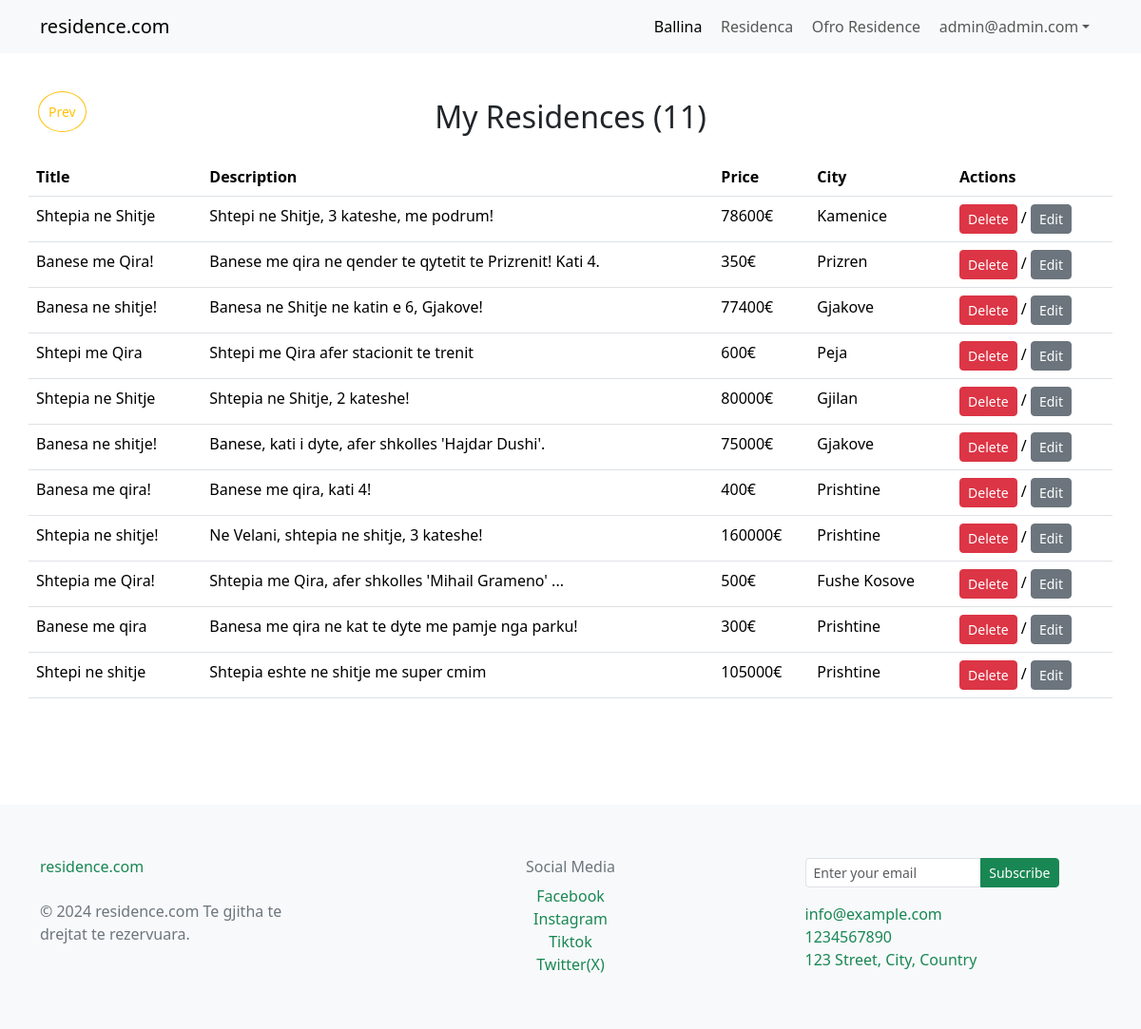
Screenshot of /manageResidences.php (signed in) with the database file from the repository.
### tables this page shows
CREATE TABLE `residence` (
  `id` int(11) NOT NULL,
  `typeid` int(11) NOT NULL,
  `title` varchar(100) NOT NULL,
  `description` varchar(250) NOT NULL,
  `neighborhood` varchar(50) NOT NULL,
  `city` varchar(50) NOT NULL,
  `street` varchar(100) NOT NULL,
  `squaremeters` int(11) NOT NULL,
  `rooms` int(11) NOT NULL,
  `price` float NOT NULL,
  `tel` varchar(100) NOT NULL,
  `image` varchar(250) NOT NULL DEFAULT 'no-image.jpg',
  `userid` int(11) NOT NULL,
  `status` enum('Me Qira','Ne Shitje') NOT NULL,
  `created_at` timestamp NOT NULL DEFAULT current_timestamp(),
  `updated_at` timestamp NOT NULL DEFAULT current_timestamp() ON UPDATE current_timestamp()
);

### includes/crud.php (called while the page is built, shortened)
<?php
class CRUD{
    private $pdo;
    function __construct($pdo) {
        $this -> pdo = $pdo;
    }
    public function select($table, $columns = [], $where = [],  $limit, $sort){
        $where = $this->where($where);
        $kolonat = $this->columns($columns);
        $limit = ($limit > 0) ? ' LIMIT  ' .$limit  :  ' ';
        $sort = ($sort == '') ? ' ORDER BY id DESC  '  : ' ORDER BY ' . $sort . ' ';
        $sql = "SELECT $kolonat FROM $table $where $sort $limit";
        return $this->pdo->query($sql);
    }
    private function where($where = []) {
        $where_statement = '';
        return $where_statement;
    }
    private function columns($columns = []){
        if(count($columns) == 0){
            return " * ";
        }
        else{
            return implode(", ", $columns);
        }
    }
}

### manageResidences.php (the view, shortened to what this page needs)
<?php include('includes/header.php'); ?>
<?php
$residences = (new CRUD($pdo))->select('residence',[],[],'','');
$residences = $residences->fetchAll();
?>
<?php
    if(isset($_SESSION['logged_in']) && $_SESSION['logged_in'] == true):
    if(isset($_SESSION['isadmin']) && $_SESSION['isadmin'] == 1):
?>
    <section class="myresidences py-5">
        <div class="container">
        <?php if(count($residences) > 0): ?>
            <h2 class="text-center">My Residences (<?= count($residences); ?>)</h2>
        <div class="row mt-4">
            <table class="table">
                <tr>
                    <th>Title</th>
                    <th>Description</th>
                    <th>Price</th>
                    <th>City</th>
                    <th>Actions</th>
                </tr>
            <?php foreach($residences as $residence): ?>
                <tr>
                    <td><?= $residence['title'] ?></td>
                    <td><?= $residence['description'] ?></td>
                    <td><?= $residence['price'] ?>&euro;</td>
                    <td><?= $residence['city'] ?></td>
                    <td>
                        <a href="?action=delete&id=<?=$residence['id'];?>" class="btn btn-sm btn-danger" onclick="return confirm('Are you sure?');">Delete</a> /
                        <a href="?action=edit&id=<?=$residence['id'];?>" class="btn btn-sm btn-secondary">Edit</a>
                    </td>
                </tr>
                <?php endforeach; ?>
            </table>
            <?php else: echo '<p>0 residences </p>'; ?>
        </div>
        <?php endif; ?>
        </div>
    </section>
<?php else: header('location:index.php');?>
<?php endif; endif; ?>
<?php include('includes/footer.php'); ?>

### rows the page displays
residence: title "Shtepia ne Shitje", description "Shtepi ne Shitje, 3 kateshe, me podrum!", price "78600", city "Kamenice"
residence: title "Banese me Qira!", description "Banese me qira ne qender te qytetit te Prizrenit! Kati 4.", price "350", city "Prizren"
residence: title "Banesa ne shitje!", description "Banesa ne Shitje ne katin e 6, Gjakove!", price "77400", city "Gjakove"
residence: title "Shtepi me Qira", description "Shtepi me Qira afer stacionit te trenit", price "600", city "Peja"
residence: title "Shtepia ne Shitje", description "Shtepia ne Shitje, 2 kateshe!", price "80000", city "Gjilan"
residence: title "Banesa ne shitje!", description "Banese, kati i dyte, afer shkolles 'Hajdar Dushi'.", price "75000", city "Gjakove"
residence: title "Banesa me qira!", description "Banese me qira, kati 4!", price "400", city "Prishtine"
residence: title "Shtepia ne shitje!", description "Ne Velani, shtepia ne shitje, 3 kateshe!", price "160000", city "Prishtine"
residence: title "Shtepia me Qira!", description "Shtepia me Qira, afer shkolles 'Mihail Grameno' ...", price "500", city "Fushe Kosove"
residence: title "Banese me qira", description "Banesa me qira ne kat te dyte me pamje nga parku!", price "300", city "Prishtine"
residence: title "Shtepi ne shitje", description "Shtepia eshte ne shitje me super cmim", price "105000", city "Prishtine"

### other values shown
$_SESSION['email'] "admin@admin.com"
count($residences) "11"
